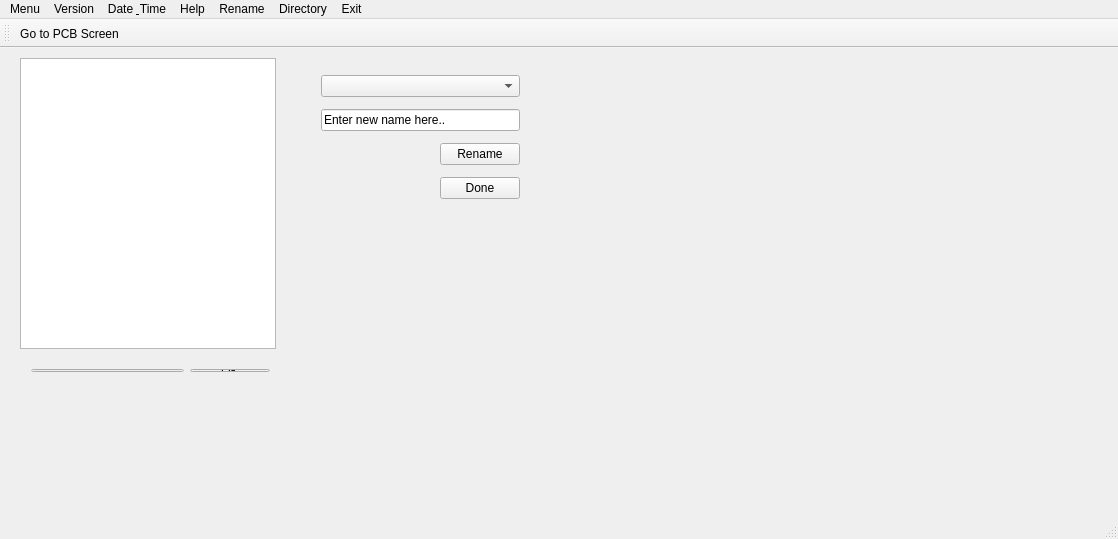
<?xml version="1.0" encoding="UTF-8"?>
<ui version="4.0">
 <class>MainWindow</class>
 <widget class="QMainWindow" name="MainWindow">
  <property name="geometry">
   <rect>
    <x>0</x>
    <y>0</y>
    <width>1118</width>
    <height>539</height>
   </rect>
  </property>
  <property name="windowTitle">
   <string>MainWindow</string>
  </property>
  <widget class="QWidget" name="centralWidget">
   <widget class="QTextBrowser" name="textBrowser">
    <property name="geometry">
     <rect>
      <x>20</x>
      <y>10</y>
      <width>256</width>
      <height>291</height>
     </rect>
    </property>
    <property name="styleSheet">
     <string notr="true">font: 8pt &quot;Sans Serif&quot;;</string>
    </property>
   </widget>
   <widget class="QWidget" name="layoutWidget">
    <property name="geometry">
     <rect>
      <x>20</x>
      <y>310</y>
      <width>261</width>
      <height>25</height>
     </rect>
    </property>
    <layout class="QHBoxLayout" name="horizontalLayout">
     <item>
      <widget class="QLineEdit" name="lineEdit"/>
     </item>
     <item>
      <widget class="QPushButton" name="pushButton">
       <property name="text">
        <string>OK</string>
       </property>
      </widget>
     </item>
    </layout>
   </widget>
   <widget class="QWidget" name="layoutWidget">
    <property name="geometry">
     <rect>
      <x>310</x>
      <y>10</y>
      <width>221</width>
      <height>161</height>
     </rect>
    </property>
    <layout class="QVBoxLayout" name="verticalLayout">
     <item>
      <widget class="QComboBox" name="comboBox">
       <property name="minimumSize">
        <size>
         <width>101</width>
         <height>0</height>
        </size>
       </property>
      </widget>
     </item>
     <item>
      <widget class="QLineEdit" name="lineEdit_2">
       <property name="text">
        <string>Enter new name here..</string>
       </property>
      </widget>
     </item>
     <item>
      <layout class="QHBoxLayout" name="horizontalLayout_2">
       <item>
        <spacer name="horizontalSpacer_2">
         <property name="orientation">
          <enum>Qt::Horizontal</enum>
         </property>
         <property name="sizeHint" stdset="0">
          <size>
           <width>17</width>
           <height>17</height>
          </size>
         </property>
        </spacer>
       </item>
       <item>
        <widget class="QPushButton" name="rename_button">
         <property name="text">
          <string>Rename</string>
         </property>
        </widget>
       </item>
      </layout>
     </item>
     <item>
      <layout class="QHBoxLayout" name="horizontalLayout_3">
       <item>
        <spacer name="horizontalSpacer_3">
         <property name="orientation">
          <enum>Qt::Horizontal</enum>
         </property>
         <property name="sizeHint" stdset="0">
          <size>
           <width>17</width>
           <height>17</height>
          </size>
         </property>
        </spacer>
       </item>
       <item>
        <widget class="QPushButton" name="rename_button_2">
         <property name="text">
          <string>Done</string>
         </property>
        </widget>
       </item>
      </layout>
     </item>
    </layout>
   </widget>
   <zorder>layoutWidget</zorder>
   <zorder>layoutWidget</zorder>
   <zorder>textBrowser</zorder>
  </widget>
  <widget class="QMenuBar" name="menuBar">
   <property name="geometry">
    <rect>
     <x>0</x>
     <y>0</y>
     <width>1118</width>
     <height>20</height>
    </rect>
   </property>
   <widget class="QMenu" name="menuMenu">
    <property name="title">
     <string>Menu</string>
    </property>
   </widget>
   <widget class="QMenu" name="menuVersion">
    <property name="title">
     <string>Version</string>
    </property>
    <addaction name="actionCurrent_Version"/>
   </widget>
   <widget class="QMenu" name="menuHelp">
    <property name="title">
     <string>Help</string>
    </property>
    <addaction name="actionOpen_Help_Page"/>
   </widget>
   <widget class="QMenu" name="menuExit">
    <property name="title">
     <string>Exit</string>
    </property>
    <addaction name="actionExit_Hi_OS"/>
   </widget>
   <widget class="QMenu" name="menuDate_Time">
    <property name="title">
     <string>Date &amp; Time</string>
    </property>
    <addaction name="actionDate"/>
    <addaction name="actionTime"/>
   </widget>
   <widget class="QMenu" name="menuDirectory">
    <property name="title">
     <string>Directory</string>
    </property>
    <addaction name="actionShow_Directory"/>
   </widget>
   <widget class="QMenu" name="menuRename">
    <property name="title">
     <string>Rename</string>
    </property>
    <addaction name="actionRename_Stuff"/>
   </widget>
   <addaction name="menuMenu"/>
   <addaction name="menuVersion"/>
   <addaction name="menuDate_Time"/>
   <addaction name="menuHelp"/>
   <addaction name="menuRename"/>
   <addaction name="menuDirectory"/>
   <addaction name="menuExit"/>
  </widget>
  <widget class="QToolBar" name="mainToolBar">
   <attribute name="toolBarArea">
    <enum>TopToolBarArea</enum>
   </attribute>
   <attribute name="toolBarBreak">
    <bool>false</bool>
   </attribute>
   <addaction name="actionGo_to_PCB_Screen"/>
  </widget>
  <widget class="QStatusBar" name="statusBar"/>
  <action name="actionCurrent_Version">
   <property name="text">
    <string>Current Version</string>
   </property>
  </action>
  <action name="actionExit_Hi_OS">
   <property name="text">
    <string>Exit Hi! OS</string>
   </property>
  </action>
  <action name="actionDate">
   <property name="text">
    <string>Date</string>
   </property>
  </action>
  <action name="actionTime">
   <property name="checkable">
    <bool>true</bool>
   </property>
   <property name="text">
    <string>Show date and time (coming soon</string>
   </property>
  </action>
  <action name="actionShow_Directory">
   <property name="text">
    <string>Show Directory</string>
   </property>
  </action>
  <action name="actionOpen_Help_Page">
   <property name="text">
    <string>Open Help Page</string>
   </property>
  </action>
  <action name="actionRename_Stuff">
   <property name="text">
    <string>Rename Stuff</string>
   </property>
  </action>
  <action name="actionGo_to_PCB_Screen">
   <property name="text">
    <string>Go to PCB Screen</string>
   </property>
  </action>
 </widget>
 <layoutdefault spacing="6" margin="11"/>
 <resources/>
 <connections/>
</ui>
